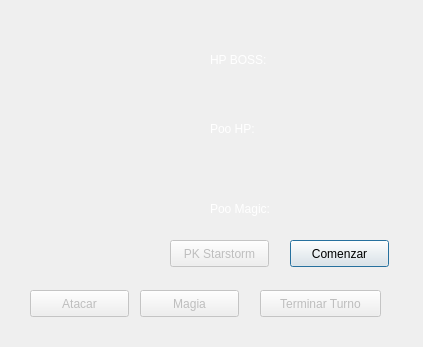
<?xml version="1.0" encoding="UTF-8"?>
<ui version="4.0">
 <class>dPoo</class>
 <widget class="QDialog" name="dPoo">
  <property name="geometry">
   <rect>
    <x>0</x>
    <y>0</y>
    <width>423</width>
    <height>347</height>
   </rect>
  </property>
  <property name="windowTitle">
   <string>Dialog</string>
  </property>
  <widget class="QLabel" name="l2">
   <property name="geometry">
    <rect>
     <x>50</x>
     <y>230</y>
     <width>67</width>
     <height>17</height>
    </rect>
   </property>
   <property name="text">
    <string/>
   </property>
  </widget>
  <widget class="QLabel" name="l3">
   <property name="geometry">
    <rect>
     <x>40</x>
     <y>190</y>
     <width>67</width>
     <height>17</height>
    </rect>
   </property>
   <property name="text">
    <string/>
   </property>
  </widget>
  <widget class="QLabel" name="l5">
   <property name="geometry">
    <rect>
     <x>40</x>
     <y>-20</y>
     <width>67</width>
     <height>17</height>
    </rect>
   </property>
   <property name="text">
    <string/>
   </property>
  </widget>
  <widget class="QLabel" name="PlayerMagic">
   <property name="geometry">
    <rect>
     <x>300</x>
     <y>200</y>
     <width>67</width>
     <height>17</height>
    </rect>
   </property>
   <property name="palette">
    <palette>
     <active>
      <colorrole role="WindowText">
       <brush brushstyle="SolidPattern">
        <color alpha="255">
         <red>255</red>
         <green>255</green>
         <blue>255</blue>
        </color>
       </brush>
      </colorrole>
     </active>
     <inactive>
      <colorrole role="WindowText">
       <brush brushstyle="SolidPattern">
        <color alpha="255">
         <red>255</red>
         <green>255</green>
         <blue>255</blue>
        </color>
       </brush>
      </colorrole>
     </inactive>
     <disabled>
      <colorrole role="WindowText">
       <brush brushstyle="SolidPattern">
        <color alpha="255">
         <red>159</red>
         <green>158</green>
         <blue>158</blue>
        </color>
       </brush>
      </colorrole>
     </disabled>
    </palette>
   </property>
   <property name="text">
    <string/>
   </property>
  </widget>
  <widget class="QLabel" name="Message">
   <property name="geometry">
    <rect>
     <x>20</x>
     <y>10</y>
     <width>361</width>
     <height>41</height>
    </rect>
   </property>
   <property name="palette">
    <palette>
     <active>
      <colorrole role="WindowText">
       <brush brushstyle="SolidPattern">
        <color alpha="255">
         <red>255</red>
         <green>255</green>
         <blue>255</blue>
        </color>
       </brush>
      </colorrole>
     </active>
     <inactive>
      <colorrole role="WindowText">
       <brush brushstyle="SolidPattern">
        <color alpha="255">
         <red>255</red>
         <green>255</green>
         <blue>255</blue>
        </color>
       </brush>
      </colorrole>
     </inactive>
     <disabled>
      <colorrole role="WindowText">
       <brush brushstyle="SolidPattern">
        <color alpha="255">
         <red>159</red>
         <green>158</green>
         <blue>158</blue>
        </color>
       </brush>
      </colorrole>
     </disabled>
    </palette>
   </property>
   <property name="text">
    <string/>
   </property>
  </widget>
  <widget class="QPushButton" name="pushButton">
   <property name="geometry">
    <rect>
     <x>290</x>
     <y>240</y>
     <width>99</width>
     <height>27</height>
    </rect>
   </property>
   <property name="text">
    <string>Comenzar</string>
   </property>
  </widget>
  <widget class="QLabel" name="IQ">
   <property name="geometry">
    <rect>
     <x>290</x>
     <y>160</y>
     <width>67</width>
     <height>17</height>
    </rect>
   </property>
   <property name="text">
    <string/>
   </property>
  </widget>
  <widget class="QLabel" name="label_4">
   <property name="geometry">
    <rect>
     <x>210</x>
     <y>200</y>
     <width>81</width>
     <height>17</height>
    </rect>
   </property>
   <property name="palette">
    <palette>
     <active>
      <colorrole role="WindowText">
       <brush brushstyle="SolidPattern">
        <color alpha="255">
         <red>255</red>
         <green>255</green>
         <blue>255</blue>
        </color>
       </brush>
      </colorrole>
     </active>
     <inactive>
      <colorrole role="WindowText">
       <brush brushstyle="SolidPattern">
        <color alpha="255">
         <red>255</red>
         <green>255</green>
         <blue>255</blue>
        </color>
       </brush>
      </colorrole>
     </inactive>
     <disabled>
      <colorrole role="WindowText">
       <brush brushstyle="SolidPattern">
        <color alpha="255">
         <red>159</red>
         <green>158</green>
         <blue>158</blue>
        </color>
       </brush>
      </colorrole>
     </disabled>
    </palette>
   </property>
   <property name="text">
    <string>Poo Magic:</string>
   </property>
  </widget>
  <widget class="QPushButton" name="finish">
   <property name="enabled">
    <bool>false</bool>
   </property>
   <property name="geometry">
    <rect>
     <x>260</x>
     <y>290</y>
     <width>121</width>
     <height>27</height>
    </rect>
   </property>
   <property name="text">
    <string>Terminar Turno</string>
   </property>
  </widget>
  <widget class="QPushButton" name="magia">
   <property name="enabled">
    <bool>false</bool>
   </property>
   <property name="geometry">
    <rect>
     <x>140</x>
     <y>290</y>
     <width>99</width>
     <height>27</height>
    </rect>
   </property>
   <property name="text">
    <string>Magia</string>
   </property>
  </widget>
  <widget class="QLabel" name="HPBoss">
   <property name="geometry">
    <rect>
     <x>290</x>
     <y>50</y>
     <width>111</width>
     <height>17</height>
    </rect>
   </property>
   <property name="palette">
    <palette>
     <active>
      <colorrole role="WindowText">
       <brush brushstyle="SolidPattern">
        <color alpha="255">
         <red>255</red>
         <green>255</green>
         <blue>255</blue>
        </color>
       </brush>
      </colorrole>
     </active>
     <inactive>
      <colorrole role="WindowText">
       <brush brushstyle="SolidPattern">
        <color alpha="255">
         <red>255</red>
         <green>255</green>
         <blue>255</blue>
        </color>
       </brush>
      </colorrole>
     </inactive>
     <disabled>
      <colorrole role="WindowText">
       <brush brushstyle="SolidPattern">
        <color alpha="255">
         <red>159</red>
         <green>158</green>
         <blue>158</blue>
        </color>
       </brush>
      </colorrole>
     </disabled>
    </palette>
   </property>
   <property name="text">
    <string/>
   </property>
  </widget>
  <widget class="QLabel" name="l1">
   <property name="enabled">
    <bool>false</bool>
   </property>
   <property name="geometry">
    <rect>
     <x>320</x>
     <y>100</y>
     <width>67</width>
     <height>17</height>
    </rect>
   </property>
   <property name="text">
    <string/>
   </property>
  </widget>
  <widget class="QPushButton" name="attack">
   <property name="enabled">
    <bool>false</bool>
   </property>
   <property name="geometry">
    <rect>
     <x>30</x>
     <y>290</y>
     <width>99</width>
     <height>27</height>
    </rect>
   </property>
   <property name="text">
    <string>Atacar</string>
   </property>
  </widget>
  <widget class="QLabel" name="sprite">
   <property name="geometry">
    <rect>
     <x>20</x>
     <y>50</y>
     <width>151</width>
     <height>171</height>
    </rect>
   </property>
   <property name="text">
    <string/>
   </property>
  </widget>
  <widget class="QLabel" name="label_3">
   <property name="geometry">
    <rect>
     <x>210</x>
     <y>160</y>
     <width>67</width>
     <height>17</height>
    </rect>
   </property>
   <property name="text">
    <string/>
   </property>
  </widget>
  <widget class="QLabel" name="PlayerHP">
   <property name="geometry">
    <rect>
     <x>280</x>
     <y>120</y>
     <width>67</width>
     <height>17</height>
    </rect>
   </property>
   <property name="palette">
    <palette>
     <active>
      <colorrole role="WindowText">
       <brush brushstyle="SolidPattern">
        <color alpha="255">
         <red>255</red>
         <green>255</green>
         <blue>255</blue>
        </color>
       </brush>
      </colorrole>
     </active>
     <inactive>
      <colorrole role="WindowText">
       <brush brushstyle="SolidPattern">
        <color alpha="255">
         <red>255</red>
         <green>255</green>
         <blue>255</blue>
        </color>
       </brush>
      </colorrole>
     </inactive>
     <disabled>
      <colorrole role="WindowText">
       <brush brushstyle="SolidPattern">
        <color alpha="255">
         <red>159</red>
         <green>158</green>
         <blue>158</blue>
        </color>
       </brush>
      </colorrole>
     </disabled>
    </palette>
   </property>
   <property name="text">
    <string/>
   </property>
  </widget>
  <widget class="QLabel" name="label">
   <property name="geometry">
    <rect>
     <x>210</x>
     <y>120</y>
     <width>67</width>
     <height>17</height>
    </rect>
   </property>
   <property name="palette">
    <palette>
     <active>
      <colorrole role="WindowText">
       <brush brushstyle="SolidPattern">
        <color alpha="255">
         <red>255</red>
         <green>255</green>
         <blue>255</blue>
        </color>
       </brush>
      </colorrole>
     </active>
     <inactive>
      <colorrole role="WindowText">
       <brush brushstyle="SolidPattern">
        <color alpha="255">
         <red>255</red>
         <green>255</green>
         <blue>255</blue>
        </color>
       </brush>
      </colorrole>
     </inactive>
     <disabled>
      <colorrole role="WindowText">
       <brush brushstyle="SolidPattern">
        <color alpha="255">
         <red>159</red>
         <green>158</green>
         <blue>158</blue>
        </color>
       </brush>
      </colorrole>
     </disabled>
    </palette>
   </property>
   <property name="text">
    <string>Poo HP:</string>
   </property>
  </widget>
  <widget class="QLabel" name="label_2">
   <property name="geometry">
    <rect>
     <x>210</x>
     <y>50</y>
     <width>81</width>
     <height>20</height>
    </rect>
   </property>
   <property name="palette">
    <palette>
     <active>
      <colorrole role="WindowText">
       <brush brushstyle="SolidPattern">
        <color alpha="255">
         <red>255</red>
         <green>255</green>
         <blue>255</blue>
        </color>
       </brush>
      </colorrole>
     </active>
     <inactive>
      <colorrole role="WindowText">
       <brush brushstyle="SolidPattern">
        <color alpha="255">
         <red>255</red>
         <green>255</green>
         <blue>255</blue>
        </color>
       </brush>
      </colorrole>
     </inactive>
     <disabled>
      <colorrole role="WindowText">
       <brush brushstyle="SolidPattern">
        <color alpha="255">
         <red>159</red>
         <green>158</green>
         <blue>158</blue>
        </color>
       </brush>
      </colorrole>
     </disabled>
    </palette>
   </property>
   <property name="text">
    <string>HP BOSS:</string>
   </property>
  </widget>
  <widget class="QLabel" name="HPBoss_2">
   <property name="geometry">
    <rect>
     <x>430</x>
     <y>250</y>
     <width>111</width>
     <height>17</height>
    </rect>
   </property>
   <property name="text">
    <string/>
   </property>
  </widget>
  <widget class="QLabel" name="label_5">
   <property name="geometry">
    <rect>
     <x>350</x>
     <y>360</y>
     <width>67</width>
     <height>17</height>
    </rect>
   </property>
   <property name="text">
    <string>Jeff IQ</string>
   </property>
  </widget>
  <widget class="QPushButton" name="magia_2">
   <property name="enabled">
    <bool>false</bool>
   </property>
   <property name="geometry">
    <rect>
     <x>280</x>
     <y>490</y>
     <width>99</width>
     <height>27</height>
    </rect>
   </property>
   <property name="text">
    <string>Magia</string>
   </property>
  </widget>
  <widget class="QPushButton" name="attack_2">
   <property name="enabled">
    <bool>false</bool>
   </property>
   <property name="geometry">
    <rect>
     <x>170</x>
     <y>490</y>
     <width>99</width>
     <height>27</height>
    </rect>
   </property>
   <property name="text">
    <string>Atacar</string>
   </property>
  </widget>
  <widget class="QLabel" name="PlayerMagic_2">
   <property name="geometry">
    <rect>
     <x>440</x>
     <y>400</y>
     <width>67</width>
     <height>17</height>
    </rect>
   </property>
   <property name="text">
    <string/>
   </property>
  </widget>
  <widget class="QLabel" name="PlayerHP_2">
   <property name="geometry">
    <rect>
     <x>420</x>
     <y>320</y>
     <width>67</width>
     <height>17</height>
    </rect>
   </property>
   <property name="text">
    <string/>
   </property>
  </widget>
  <widget class="QLabel" name="label_8">
   <property name="geometry">
    <rect>
     <x>350</x>
     <y>400</y>
     <width>81</width>
     <height>17</height>
    </rect>
   </property>
   <property name="text">
    <string>Jeff Magic:</string>
   </property>
  </widget>
  <widget class="QLabel" name="l2_2">
   <property name="geometry">
    <rect>
     <x>190</x>
     <y>430</y>
     <width>67</width>
     <height>17</height>
    </rect>
   </property>
   <property name="text">
    <string/>
   </property>
  </widget>
  <widget class="QPushButton" name="pushButton_2">
   <property name="geometry">
    <rect>
     <x>430</x>
     <y>440</y>
     <width>99</width>
     <height>27</height>
    </rect>
   </property>
   <property name="text">
    <string>Comenzar</string>
   </property>
  </widget>
  <widget class="QLabel" name="IQ_2">
   <property name="geometry">
    <rect>
     <x>430</x>
     <y>360</y>
     <width>67</width>
     <height>17</height>
    </rect>
   </property>
   <property name="text">
    <string/>
   </property>
  </widget>
  <widget class="QLabel" name="l3_2">
   <property name="geometry">
    <rect>
     <x>180</x>
     <y>390</y>
     <width>67</width>
     <height>17</height>
    </rect>
   </property>
   <property name="text">
    <string/>
   </property>
  </widget>
  <widget class="QPushButton" name="finish_2">
   <property name="enabled">
    <bool>false</bool>
   </property>
   <property name="geometry">
    <rect>
     <x>400</x>
     <y>490</y>
     <width>121</width>
     <height>27</height>
    </rect>
   </property>
   <property name="text">
    <string>Terminar Turno</string>
   </property>
  </widget>
  <widget class="QLabel" name="l1_2">
   <property name="enabled">
    <bool>false</bool>
   </property>
   <property name="geometry">
    <rect>
     <x>460</x>
     <y>300</y>
     <width>67</width>
     <height>17</height>
    </rect>
   </property>
   <property name="text">
    <string/>
   </property>
  </widget>
  <widget class="QLabel" name="label_6">
   <property name="geometry">
    <rect>
     <x>0</x>
     <y>0</y>
     <width>431</width>
     <height>351</height>
    </rect>
   </property>
   <property name="palette">
    <palette>
     <active>
      <colorrole role="WindowText">
       <brush brushstyle="SolidPattern">
        <color alpha="255">
         <red>255</red>
         <green>255</green>
         <blue>255</blue>
        </color>
       </brush>
      </colorrole>
     </active>
     <inactive>
      <colorrole role="WindowText">
       <brush brushstyle="SolidPattern">
        <color alpha="255">
         <red>255</red>
         <green>255</green>
         <blue>255</blue>
        </color>
       </brush>
      </colorrole>
     </inactive>
     <disabled>
      <colorrole role="WindowText">
       <brush brushstyle="SolidPattern">
        <color alpha="255">
         <red>159</red>
         <green>158</green>
         <blue>158</blue>
        </color>
       </brush>
      </colorrole>
     </disabled>
    </palette>
   </property>
   <property name="text">
    <string/>
   </property>
   <property name="pixmap">
    <pixmap resource="Sprites/resource.qrc">:/giygas.jpg</pixmap>
   </property>
   <property name="scaledContents">
    <bool>true</bool>
   </property>
  </widget>
  <widget class="QPushButton" name="pushButton_3">
   <property name="enabled">
    <bool>false</bool>
   </property>
   <property name="geometry">
    <rect>
     <x>170</x>
     <y>240</y>
     <width>99</width>
     <height>27</height>
    </rect>
   </property>
   <property name="text">
    <string>PK Starstorm</string>
   </property>
  </widget>
  <zorder>label_6</zorder>
  <zorder>l2</zorder>
  <zorder>l3</zorder>
  <zorder>l5</zorder>
  <zorder>PlayerMagic</zorder>
  <zorder>Message</zorder>
  <zorder>pushButton</zorder>
  <zorder>IQ</zorder>
  <zorder>label_4</zorder>
  <zorder>finish</zorder>
  <zorder>magia</zorder>
  <zorder>HPBoss</zorder>
  <zorder>l1</zorder>
  <zorder>attack</zorder>
  <zorder>sprite</zorder>
  <zorder>label_3</zorder>
  <zorder>PlayerHP</zorder>
  <zorder>label</zorder>
  <zorder>label_2</zorder>
  <zorder>HPBoss_2</zorder>
  <zorder>label_5</zorder>
  <zorder>magia_2</zorder>
  <zorder>attack_2</zorder>
  <zorder>PlayerMagic_2</zorder>
  <zorder>PlayerHP_2</zorder>
  <zorder>label_8</zorder>
  <zorder>l2_2</zorder>
  <zorder>pushButton_2</zorder>
  <zorder>IQ_2</zorder>
  <zorder>l3_2</zorder>
  <zorder>finish_2</zorder>
  <zorder>l1_2</zorder>
  <zorder>pushButton_3</zorder>
 </widget>
 <resources>
  <include location="Sprites/resource.qrc"/>
 </resources>
 <connections/>
</ui>
